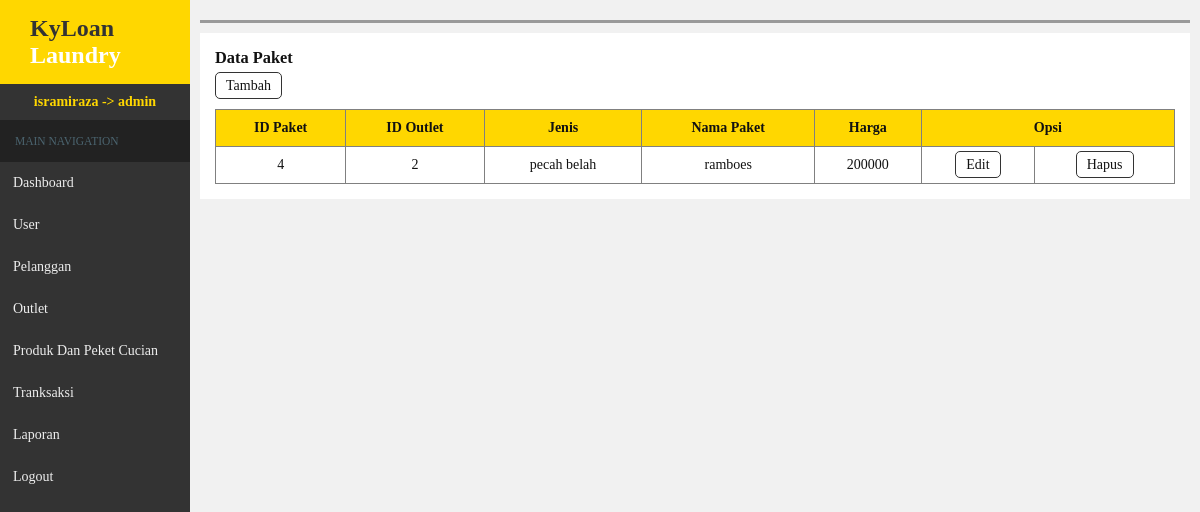
The page /admin/index.php?hal=paket (signed in) on the database its author committed.
### tables this page shows
CREATE TABLE `paket` (
  `id_paket` int(5) NOT NULL,
  `id_outlet` int(5) NOT NULL,
  `jenis` varchar(30) NOT NULL,
  `nama_paket` varchar(25) NOT NULL,
  `harga` varchar(10) NOT NULL
);

### admin/paket.php (the view)
<section class="content">
<h3>Data Paket</h3>
<a class="btn add" href="index.php?hal=paket&aksi=input">Tambah</a>
	<table width="100%" border="1">
		<tr>
			<th>ID Paket</th>
			<th>ID Outlet</th>
			<th>Jenis</th>
			<th>Nama Paket</th>
            <th>Harga</th>
			<th colspan="2">Opsi</th>
		</tr>
			<?php
			$q = $kdb->query("SELECT * FROM paket");
			while($row = $q->fetch_assoc()){
			?>
		<tr align="center">
            <td><?php echo $row['id_paket'];?></td>
			<td><?php echo $row['id_outlet'];?></td>
			<td><?php echo $row['jenis'];?></td>
			<td><?php echo $row['nama_paket'];?></td>
			<td><?php echo $row['harga'];?></td>
			<td><a class="btn edit" href="index.php?hal=paket&aksi=edit&id=<?php echo $row['id_paket'];?>">Edit</a></td>
			<td><a class="btn delete" onclick="return confirm('Yakin untuk menghapus ?')" href="index.php?hal=paket&aksi=delete&id=<?php echo $row['id_paket'];?>">Hapus</a></td>
		<?php }?>
		</tr>
	</table>
</section>

### admin/css/style.css (style rules this page uses)
* { margin:0;padding:0;box-sizing:border-box;list-style-type:none; text-decoration:none;color:#111; }
body { background-color:#f1f1f1; font-family:trebuchet MS; height:100%; }
.content { background-color: white;padding:15px;width:100%;overflow-x: auto; }
.content h3 { margin-bottom:10px; }
.btn { border:1px solid #333;border-radius:5px;padding:5px 10px;cursor:pointer; }
table { border-collapse:collapse;margin-top:15px; }
th, td { padding:10px 4px; }
th { background-color:gold; }

### rows shown on the page
paket: id_paket "4", id_outlet "2", jenis "pecah belah", nama_paket "ramboes", harga "200000"

### other values the page prints
$_SESSION['nama1'] "isramiraza"
$_SESSION['level1'] "admin"
